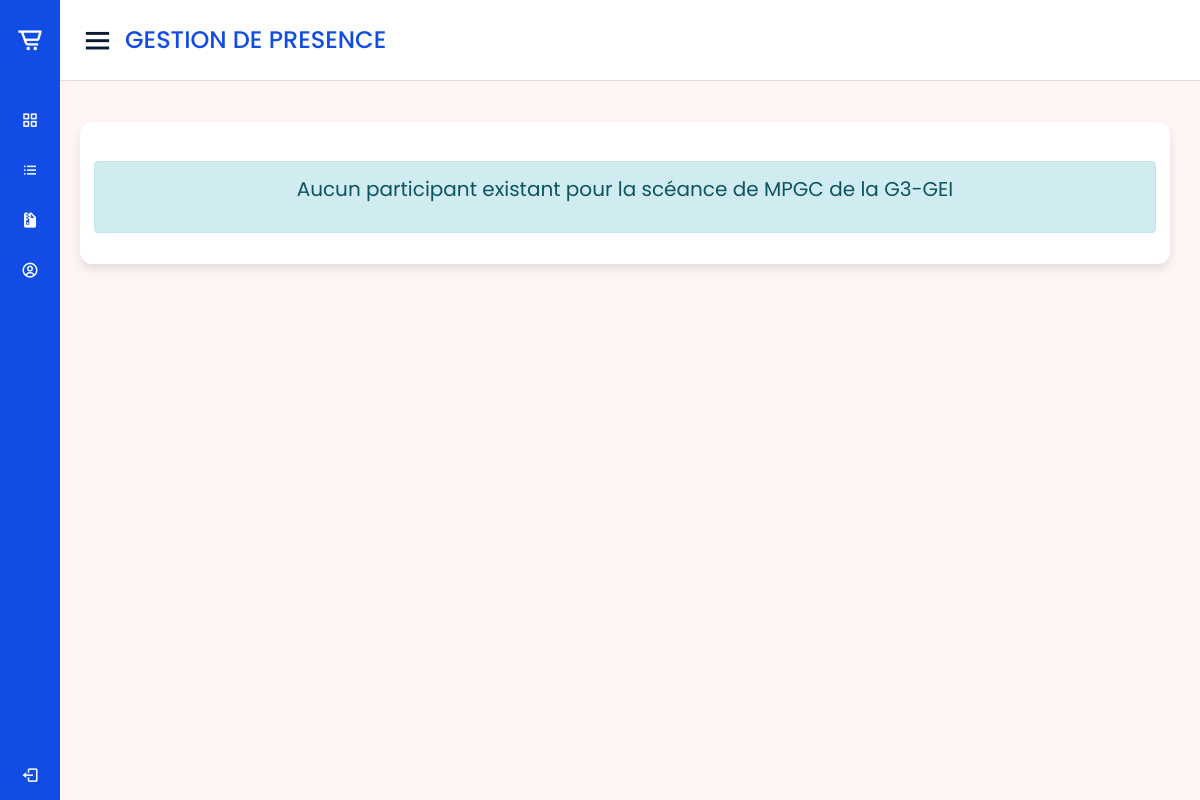
/detail_sceance/3/ (signed in), run on an earlier commit of the app's database.
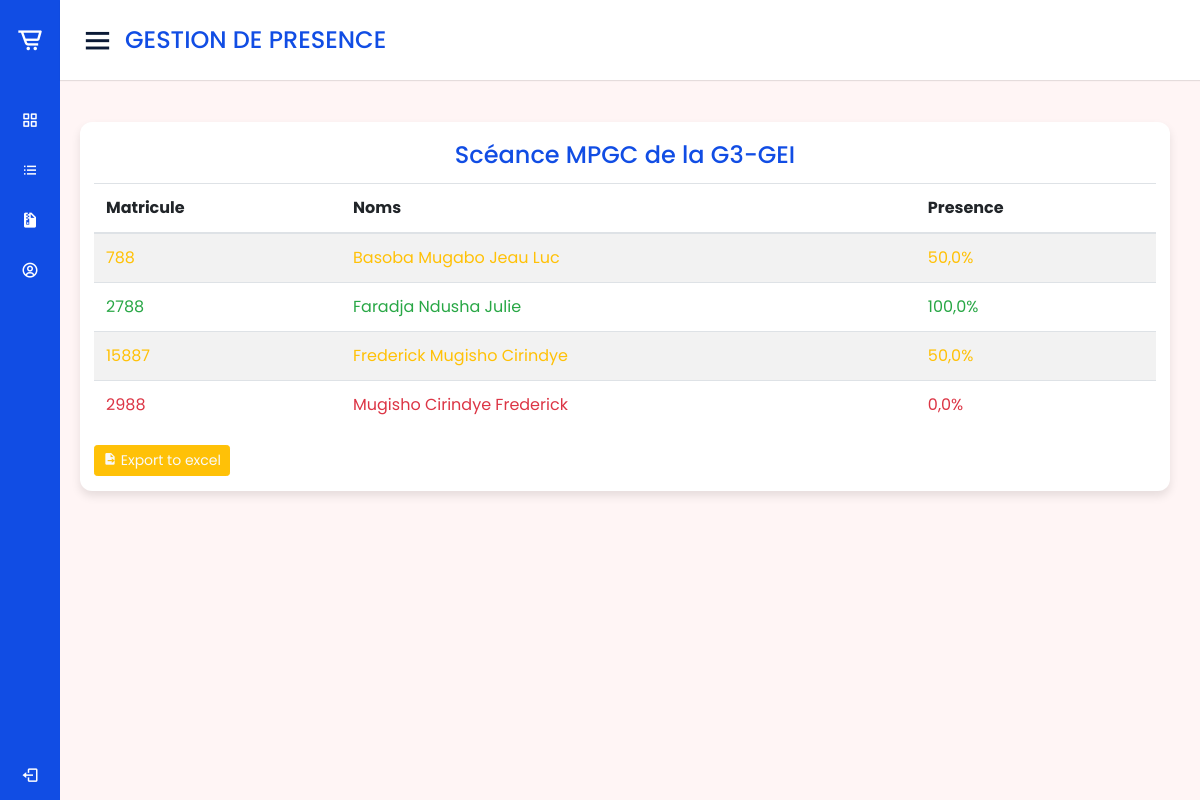
And on a later commit of the database.
### gestion_presence/models.py (models this page shows, shortened)
class Sceance(models.Model):
    enseignant = models.ForeignKey(Enseignant, on_delete=models.CASCADE)
    promotion = models.CharField(max_length=30)
    cours = models.CharField(max_length=30)
    date_create = models.DateField(auto_now_add=True)
    def number_seance(self):
        number_seance = SceanceDay.objects.filter(sceance=self).count()
        return 1 if number_seance <= 0 else number_seance

class Participant(models.Model):
    matricule = models.IntegerField()
    nom = models.CharField(max_length=30)
    post_nom = models.CharField(max_length=30)
    pre_nom = models.CharField(max_length=30)
    genre = models.CharField(max_length=20, choices=sexe_choice, default='Masculin')
    presences = models.ManyToManyField(SceanceDay, blank=True, related_name='presences')
    sceance = models.ForeignKey(Sceance, on_delete=models.CASCADE)
    def pourcentage_presence(self):
        nb_sceance = self.sceance.number_seance()
        nb_participation = self.presences.count()
        pourcentage = round((nb_participation * 100) / nb_sceance, 2)
        return pourcentage

### gestion_presence/views.py (the view)
# urls.py: path('detail_sceance/<int:id>/', vues.detail_sceance, name='detail_sceance'),
@login_required
@user_admin_required
def detail_sceance(request, id):
    try:
        sceance = Sceance.objects.get(id=id)
        participants = Participant.objects.filter(sceance=sceance).order_by('nom', 'post_nom', 'pre_nom')
        context = {
            'sceance': sceance,
            'participants': participants,
        }
        return render(request, 'vues/detail_sceance.html', context)
    except Exception as e:
        error_html = f"<html><body><h2>Error system: {e}</h2></body></html>"
        return HttpResponse(error_html)

### gestion_presence/views.py (called while the page is built)
def user_admin_required(view_func, redirect_url="presence:index"):
    @functools.wraps(view_func)
    def is_admin(request, *args, **kwargs):
        if request.user.user_account.is_admin:
            return view_func(request, *args, **kwargs)
        messages.error(request, "Vous ne pouvez accéder à l'interface demandée")
        return redirect(redirect_url)
    return is_admin

### templates/vues/detail_sceance.html (shortened to what this page needs)
{% extends 'layouts/base.html' %}
{% load static %}
{% block content %}
    {% if participants %}
        <div class="title normal-color text-center">Scéance {{sceance.cours}} de la {{sceance.promotion}}</div>
        <div class="table-responsive">
            <table class="table table-striped">
                <thead>
                  <tr>
                    <th scope="col">Matricule</th>
                    <th scope="col">Noms</th>
                    <th scope="col">Presence</th>
                  </tr>
                </thead>
                <tbody>
                    {% for participant in participants %}
                        {% if participant.pourcentage_presence >= 75 %}
                            <tr class="text-success">
                                <td>{{participant.matricule}}</td>
                                <td>{{participant.nom}} {{participant.post_nom}} {{participant.pre_nom}}</td>
                                <td>{{participant.pourcentage_presence}}%</td>
                            </tr>
                        {% elif participant.pourcentage_presence >= 50 %}
                            <tr class="text-warning">
                                <td>{{participant.matricule}}</td>
                                <td>{{participant.nom}} {{participant.post_nom}} {{participant.pre_nom}}</td>
                                <td>{{participant.pourcentage_presence}}%</td>
                            </tr>
                        {% else %}
                            <tr class="text-danger">
                                <td>{{participant.matricule}}</td>
                                <td>{{participant.nom}} {{participant.post_nom}} {{participant.pre_nom}}</td>
                                <td>{{participant.pourcentage_presence}}%</td>
                            </tr>
                        {% endif %}
                    {% endfor %}
                </tbody>
            </table>
            <a href="{% url 'presence:export_data_to_excel' sceance.id %}" target="_blank" class="btn btn-warning text-light btn-sm"><i class='bx bxs-file-export' ></i> Export to excel</a>
        </div>
    {% else %}
        <br>
        <div class="alert alert-info text-center">
            <p>
                Aucun participant existant pour la scéance de {{sceance.cours}} de la {{sceance.promotion}}
            </p>
        </div>
    {% endif %}
{% endblock content %}

What changed in the data, as far as the page shows it:
added Participant: matricule "788", nom "Basoba", post_nom "Mugabo", pre_nom "Jeau Luc", pourcentage_presence "50,0"
added Participant: matricule "2788", nom "Faradja", post_nom "Ndusha", pre_nom "Julie", pourcentage_presence "100,0"
added Participant: matricule "15887", nom "Frederick", post_nom "Mugisho", pre_nom "Cirindye", pourcentage_presence "50,0"
added Participant: matricule "2988", nom "Mugisho", post_nom "Cirindye", pre_nom "Frederick", pourcentage_presence "0,0"
Also different on the page:
text no longer shown: "Aucun participant existant pour la scéance de"
text now shown: "Scéance Matricule Noms Presence Export to excel"
